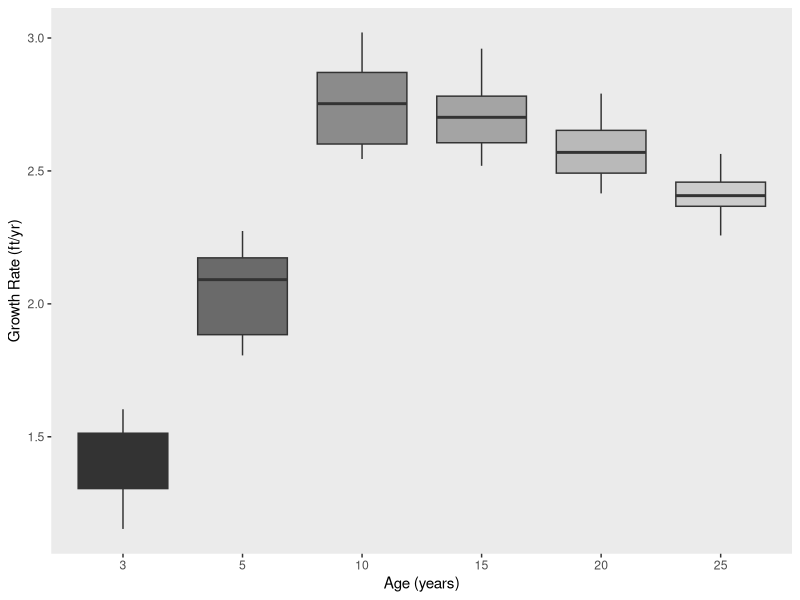

Recreate this plot in R.
## ---- chunk 1
library(tidyverse)
library(ggthemes)
library(dplyr)
library(plotrix)
library(ggplot2)
data("Loblolly")
print(Loblolly)

pineTreeStats <- Loblolly %>%
  select(c(height, age)) %>%
  mutate(growthRate = height/age) 

view(pineTreeStats)

AvgGrowth <- pineTreeStats %>%
  arrange(desc(age)) %>%
  group_by(age) %>%
  summarize(avgGR = mean(growthRate)) %>%
  arrange(desc(avgGR))


 ANOmodel <- aov(growthRate ~ factor(age), data=pineTreeStats)
summary(ANOmodel)

PinePlot <- ggplot(data=pineTreeStats, 
                   aes(x=factor(age), y=growthRate, fill= factor(age))) +
  xlab("Age (years)") +
  ylab("Growth Rate (ft/yr)") + 
  geom_boxplot() +
  scale_fill_grey()

PinePlot + theme(panel.grid.major = element_blank(),
             panel.grid.minor = element_blank(),
             legend.position = "none") 
